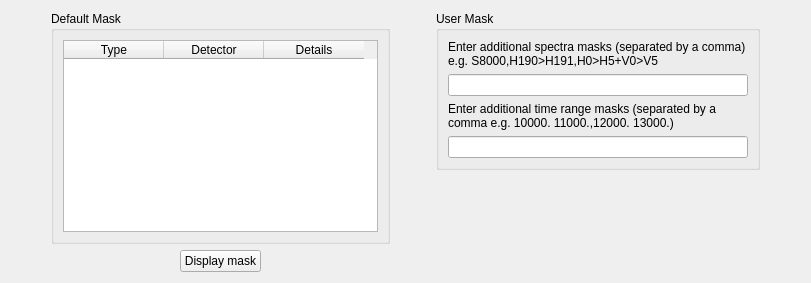
     <widget class="QWidget" name="tab_3">
      <attribute name="title">
       <string>Masking</string>
      </attribute>
      <layout class="QHBoxLayout" name="horizontalLayout_3">
       <item>
        <spacer name="horizontalSpacer_15">
         <property name="orientation">
          <enum>Qt::Horizontal</enum>
         </property>
         <property name="sizeHint" stdset="0">
          <size>
           <width>40</width>
           <height>20</height>
          </size>
         </property>
        </spacer>
       </item>
       <item>
        <layout class="QVBoxLayout" name="verticalLayout_6">
         <item>
          <widget class="QGroupBox" name="groupBox_10">
           <property name="sizePolicy">
            <sizepolicy hsizetype="Preferred" vsizetype="Preferred">
             <horstretch>0</horstretch>
             <verstretch>1</verstretch>
            </sizepolicy>
           </property>
           <property name="minimumSize">
            <size>
             <width>0</width>
             <height>0</height>
            </size>
           </property>
           <property name="title">
            <string>Default Mask</string>
           </property>
           <layout class="QVBoxLayout" name="verticalLayout">
            <item>
             <widget class="QTableWidget" name="mask_table">
              <property name="sizePolicy">
               <sizepolicy hsizetype="Preferred" vsizetype="Preferred">
                <horstretch>0</horstretch>
                <verstretch>1</verstretch>
               </sizepolicy>
              </property>
              <property name="minimumSize">
               <size>
                <width>315</width>
                <height>0</height>
               </size>
              </property>
              <property name="horizontalScrollBarPolicy">
               <enum>Qt::ScrollBarAsNeeded</enum>
              </property>
              <property name="editTriggers">
               <set>QAbstractItemView::NoEditTriggers</set>
              </property>
              <property name="textElideMode">
               <enum>Qt::ElideNone</enum>
              </property>
              <property name="wordWrap">
               <bool>true</bool>
              </property>
              <column>
               <property name="text">
                <string>Type</string>
               </property>
              </column>
              <column>
               <property name="text">
                <string>Detector</string>
               </property>
              </column>
              <column>
               <property name="text">
                <string>Details</string>
               </property>
              </column>
             </widget>
            </item>
           </layout>
          </widget>
         </item>
         <item>
          <layout class="QHBoxLayout" name="horizontalLayout_7">
           <item>
            <spacer name="horizontalSpacer_12">
             <property name="orientation">
              <enum>Qt::Horizontal</enum>
             </property>
             <property name="sizeHint" stdset="0">
              <size>
               <width>40</width>
               <height>20</height>
              </size>
             </property>
            </spacer>
           </item>
           <item>
            <widget class="QPushButton" name="showMaskBtn">
             <property name="sizePolicy">
              <sizepolicy hsizetype="Minimum" vsizetype="Maximum">
               <horstretch>0</horstretch>
               <verstretch>0</verstretch>
              </sizepolicy>
             </property>
             <property name="text">
              <string>Display mask</string>
             </property>
            </widget>
           </item>
           <item>
            <spacer name="horizontalSpacer_13">
             <property name="orientation">
              <enum>Qt::Horizontal</enum>
             </property>
             <property name="sizeHint" stdset="0">
              <size>
               <width>40</width>
               <height>20</height>
              </size>
             </property>
            </spacer>
           </item>
          </layout>
         </item>
        </layout>
       </item>
       <item>
        <spacer name="horizontalSpacer_14">
         <property name="orientation">
          <enum>Qt::Horizontal</enum>
         </property>
         <property name="sizeHint" stdset="0">
          <size>
           <width>40</width>
           <height>20</height>
          </size>
         </property>
        </spacer>
       </item>
       <item>
        <layout class="QVBoxLayout" name="verticalLayout_7">
         <item>
          <widget class="QGroupBox" name="groupBox_11">
           <property name="sizePolicy">
            <sizepolicy hsizetype="Preferred" vsizetype="Preferred">
             <horstretch>0</horstretch>
             <verstretch>0</verstretch>
            </sizepolicy>
           </property>
           <property name="title">
            <string>User Mask</string>
           </property>
           <layout class="QVBoxLayout" name="verticalLayout_2">
            <item>
             <widget class="QLabel" name="label_25">
              <property name="sizePolicy">
               <sizepolicy hsizetype="Preferred" vsizetype="Maximum">
                <horstretch>0</horstretch>
                <verstretch>0</verstretch>
               </sizepolicy>
              </property>
              <property name="text">
               <string>Enter additional spectra masks (separated by a comma) e.g. S8000,H190&gt;H191,H0&gt;H5+V0&gt;V5</string>
              </property>
              <property name="wordWrap">
               <bool>true</bool>
              </property>
             </widget>
            </item>
            <item>
             <widget class="QLineEdit" name="user_spec_mask">
              <property name="minimumSize">
               <size>
                <width>300</width>
                <height>0</height>
               </size>
              </property>
              <property name="text">
               <string/>
              </property>
             </widget>
            </item>
            <item>
             <widget class="QLabel" name="label_9">
              <property name="sizePolicy">
               <sizepolicy hsizetype="Preferred" vsizetype="Maximum">
                <horstretch>0</horstretch>
                <verstretch>0</verstretch>
               </sizepolicy>
              </property>
              <property name="maximumSize">
               <size>
                <width>16777215</width>
                <height>16777215</height>
               </size>
              </property>
              <property name="text">
               <string>Enter additional time range masks (separated by a comma e.g. 10000. 11000.,12000. 13000.)</string>
              </property>
              <property name="wordWrap">
               <bool>true</bool>
              </property>
             </widget>
            </item>
            <item>
             <widget class="QLineEdit" name="user_time_mask"/>
            </item>
           </layout>
          </widget>
         </item>
         <item>
          <spacer name="verticalSpacer_4">
           <property name="orientation">
            <enum>Qt::Vertical</enum>
           </property>
           <property name="sizeHint" stdset="0">
            <size>
             <width>20</width>
             <height>40</height>
            </size>
           </property>
          </spacer>
         </item>
        </layout>
       </item>
       <item>
        <spacer name="horizontalSpacer_3">
         <property name="orientation">
          <enum>Qt::Horizontal</enum>
         </property>
         <property name="sizeHint" stdset="0">
          <size>
           <width>40</width>
           <height>20</height>
          </size>
         </property>
        </spacer>
       </item>
      </layout>
     </widget>
